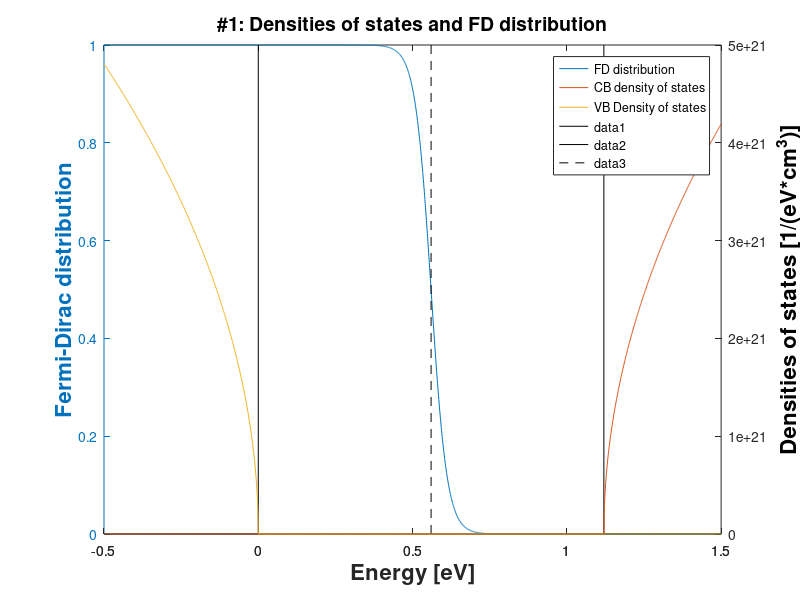
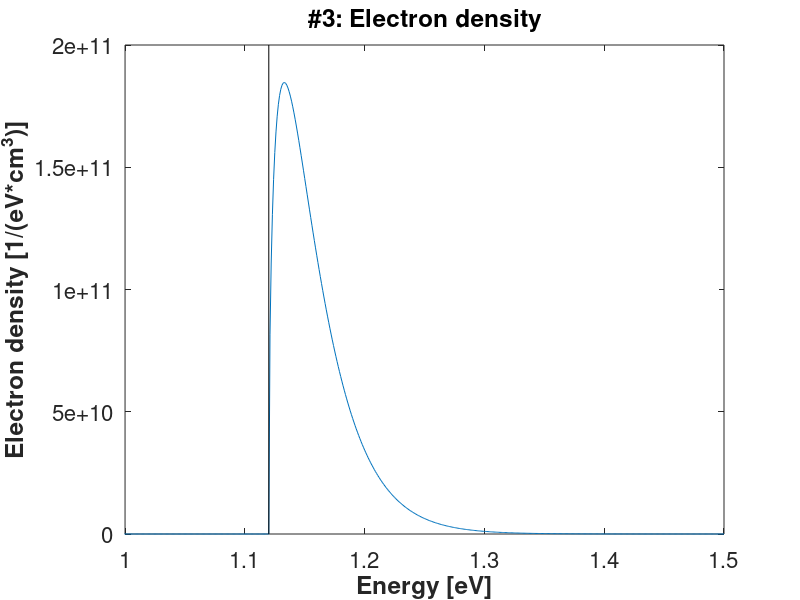
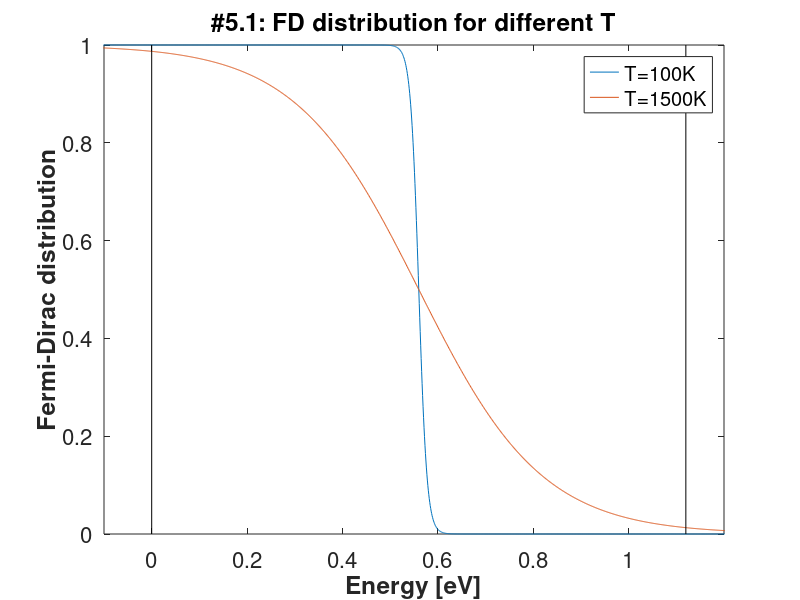
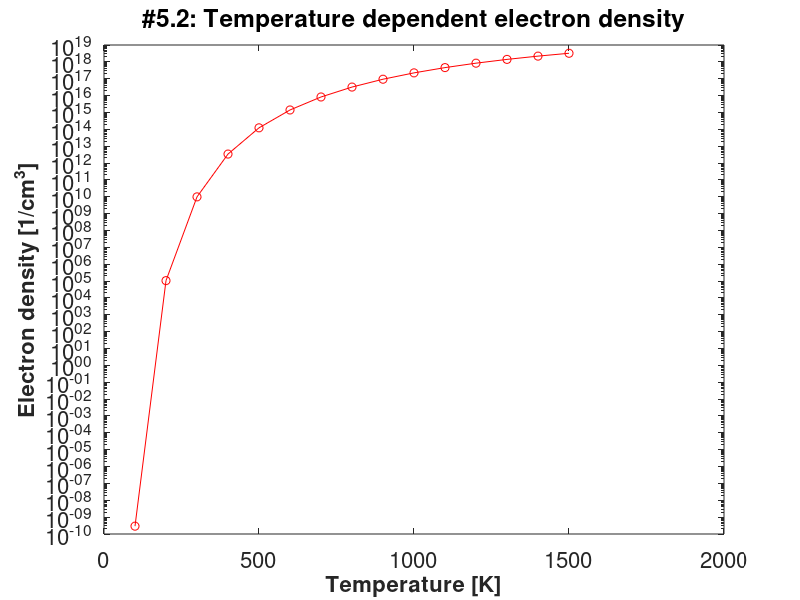

Reproduce these figures in MATLAB, in order.
clear all

%%%%%%%%%%%%%%%%%%%%%%%%%%%%%%%%%%%%%%%%%%%%%%%%%%%%%%%%%%%%%%%%%%%%%%%%%%%
%%%%%%       Distribution functions and densities of states:   %%%%%%%%%%%%
%%%%%%        Semiconductor statistics                   %%%%%%%%%%%%%%%%%%
%%%%%%%%%%%%%%%%%%%%%%%%%%%%%%%%%%%%%%%%%%%%%%%%%%%%%%%%%%%%%%%%%%%%%%%%%%%

%% 1

E=-0.5:0.001:1.5    %eV

k=8.62*10^-5    %eV/K
m=5.69*10^-16   %eV*s^2/cm^2
h=4.14*10^-15   %eV*s

T=300   %K

EV=0    %eV
EC=1.12 %eV
mu=EC/2 %eV

%Fermi-Dirac distribution:
FD=1./(exp((E-mu)./(T*k))+1);
%Conduction band density of states
g(1,:)=pi*(8*m)^1.5/(2*h^3)*real(sqrt(E-EC));
%Valence band density of states
g(2,:)=pi*(8*m)^1.5/(2*h^3)*real(sqrt(-(E-EV)));

%%%%%%%%%%%%%%%%%%%
figure(1)
[AX,H1,H2] = plotyy(E,FD,E,g)
title({'#1: Densities of states and FD distribution'}, ...
    'fontsize', 14, 'fontweight','b')
set(get(AX(1),'Ylabel'),'String','Fermi-Dirac distribution','fontsize', 16,'fontweight','b')
set(get(AX(2),'Ylabel'),'String','Densities of states [1/(eV*cm^3)]','fontsize', 16,'fontweight','b')
legend('FD distribution','CB density of states','VB Density of states', 'location','best')
xlabel('Energy [eV]','fontsize', 16,'fontweight','b')
yLimit = get(gca,'YLim');
line([EC EC], yLimit, 'color', 'black', 'lineStyle', '-')
line([EV EV], yLimit, 'color', 'black', 'lineStyle', '-')
line([EC/2 EC/2], yLimit, 'color', 'black', 'lineStyle', '--')
%%%%%%%%%%%%%%%%%%%
%% 3

%Density of electrons:
nperE=g(1,:).*FD

figure(2)
plot(E,nperE)
xlim([1,1.5])
title({'#3: Electron density'}, ...
    'fontsize', 14, 'fontweight','b')
xlabel('Energy [eV]','fontsize', 16,'fontweight','b')
ylabel('Electron density [1/(eV*cm^3)]','fontsize', 16,'fontweight','b')
set(gca,'fontsize',16,'fontweight','normal')
yLimit = get(gca,'YLim');
line([EC EC], yLimit, 'color', 'black', 'lineStyle', '-')

%% 4

%Electron concentration
trapz(E,nperE)

%Result: 9.8506e+09 1/cm^3

%% 5

T=100:100:1500
[TM,EM]=meshgrid(T,E);

g=zeros(size(TM));
FD=zeros(size(TM));

FD=1./(exp((EM-mu)./(TM*k))+1);
gT=pi*(8*m)^1.5/(2*h^3)*real(sqrt(EM-EC));
%%%%%%%%%%%%%%%%%%%
figure(3)
plot(E,FD(:,1),E,FD(:,end))
title({'#5.1: FD distribution for different T'}, ...
    'fontsize', 14, 'fontweight','b')
yLimit = get(gca,'YLim');
line([EC EC], yLimit, 'color', 'black', 'lineStyle', '-')
line([EV EV], yLimit, 'color', 'black', 'lineStyle', '-')
xlim([-0.1,1.2])
legend('T=100K','T=1500K', 'location','best')
xlabel('Energy [eV]','fontsize', 16,'fontweight','b')
ylabel('Fermi-Dirac distribution','fontsize', 16,'fontweight','b')
set(gca,'fontsize',16,'fontweight','normal')
%%%%%%%%%%%%%%%%%%%


nfunceT=gT.*FD;
%%%%%%%%%%%%%%%%%%%
figure(4)
semilogy(T,trapz(E,nfunceT),'-or')
title({'#5.2: Temperature dependent electron density'}, ...
    'fontsize', 14, 'fontweight','b')
set(gca,'fontsize',16,'fontweight','normal')
xlabel('Temperature [K]','fontsize', 16,'fontweight','b')
ylabel('Electron density [1/cm^3]','fontsize', 16,'fontweight','b')
%%%%%%%%%%%%%%%%%%%


%% 6
mu=-0:0.01:1.5;
ED=0.044; %Phosphorus
ND=10^18;

T0=300

%calculate n:
[EM,muM]=meshgrid(E,mu);

noccT=1./(exp((EM-muM)./(T0*k))+1);

gT=pi*(8*m)^1.5/(2*h^3)*real(sqrt(EM-EC));
nfunceT=gT.*noccT;
n=trapz(E,nfunceT,2)

%calculate p:
noccT=1./(exp(-(EM-muM)./(T0*k))+1);
gT=pi*(8*m)^1.5./(2*h^3)*real(sqrt(EV-EM));
nfunceT=gT.*noccT;
p=trapz(E,nfunceT,2)

NDp=ND*(1+2*exp(-(EC-ED-mu)./(k*T0))).^-1

%%%%%%%%%%%%%%%%%%%
figure(5)
semilogy(mu,p.'+NDp, mu,n)

yLimit = get(gca,'YLim');
title({'#6: Charge concentrations as a function of \mu'}, ...
    'fontsize', 14, 'fontweight','b')
line([EC EC],yLimit, 'color', 'r', 'lineStyle', '-')
line([EV EV],yLimit, 'color', 'r', 'lineStyle', '-')
line([EC/2 EC/2],yLimit, 'color', 'r', 'lineStyle', '--')
line([EC-ED EC-ED],yLimit, 'color', 'r', 'lineStyle', '--')
legend('Positive charges','Negative charges', 'location','best')
xlabel('Chemical potential [eV]','fontsize', 16,'fontweight','b')
ylabel('Charge concentrations [1/cm^3]','fontsize', 16,'fontweight','b')
set(gca,'fontsize',16,'fontweight','normal')
%%%%%%%%%%%%%%%%%%%

[~,nmin]=min(abs(p.'+NDp-n.'))

mu(nmin)
n(nmin)

%% 7

Tvec=50:50:1000

for i=1:length(Tvec)
    T=Tvec(i)
    
    mu=0:0.001:EC;
    ED=0.044; %Phosphorus
    ND=10^16;

    %calculate n:
    [EM,muM]=meshgrid(E,mu);
    noccT=1./(exp((EM-muM)./(T*k))+1);
    gT=pi*(8*m)^1.5/(2*h^3)*real(sqrt(EM-EC));
    nfunceT=gT.*noccT;
    n=trapz(E,nfunceT,2);

    %calculate p:
    noccT=1./(exp(-(EM-muM)./(T*k))+1);
    gT=pi*(8*m)^1.5/(2*h^3)*real(sqrt(EV-EM));
    nfunceT=gT.*noccT;
    p=trapz(E,nfunceT,2);

    NDp=ND*(1+2*exp(-((EC-ED)-mu)/(k*T))).^-1;

    %semilogy(mu,p.'+NDp, mu,n)
    
    [~,nmin]=min(abs(p.'+NDp-n.'))

    mufin(i)=mu(nmin)
    nfin(i)=n(nmin)
    
end

%%%%%%%%%%%%%%%%%%%
figure(6)
plot(Tvec,mufin,'o-')
title({'#7.1: Chemical potential as a function of temperature'}, ...
    'fontsize', 14, 'fontweight','b')
yLimit = get(gca,'XLim');
line(yLimit,[EC EC], 'color', 'r', 'lineStyle', '-')
line(yLimit,[EV EV], 'color', 'r', 'lineStyle', '-')
line(yLimit,[EC/2 EC/2], 'color', 'r', 'lineStyle', '--')
line(yLimit,[EC-ED EC-ED], 'color', 'r', 'lineStyle', '--')
xlabel('Temperature [K]','fontsize', 16,'fontweight','b')
ylabel('Chemical potential [eV]','fontsize', 16,'fontweight','b')
set(gca,'fontsize',16,'fontweight','normal')
legend('Chemical potential', 'location','best')

figure(7)
semilogy(1./Tvec,nfin,'o-')
title({'#7.2: Electron density as a function of T'}, ...
    'fontsize', 14, 'fontweight','b')
xlabel('Inverse Temperature [1/K]','fontsize', 16,'fontweight','b')
ylabel('Electron density [1/cm^3]','fontsize', 16,'fontweight','b')
set(gca,'fontsize',16,'fontweight','normal')
%%%%%%%%%%%%%%%%%%%




